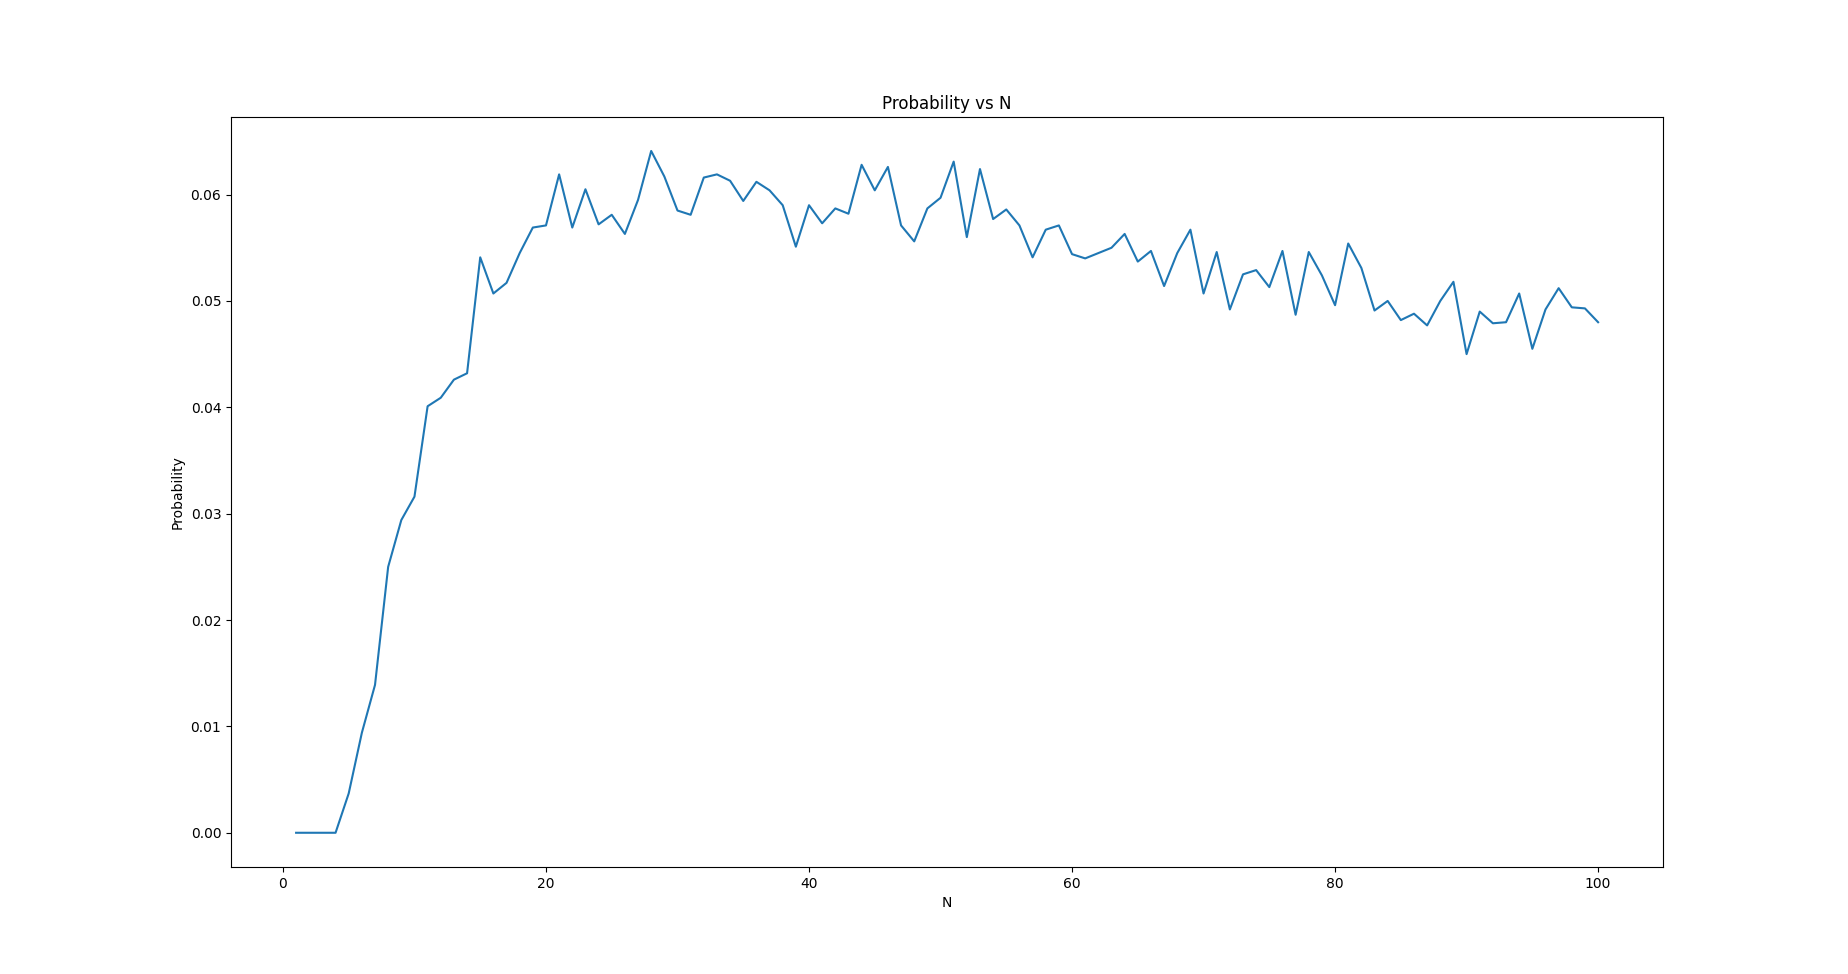

This figure's Python source:
import matplotlib.pyplot as plt
import numpy as np
from random import randint

a = -(((2021101113)%5)+1)
b = ((2021101113)%5)+1

P = np.zeros(100)
rounds = 10000

for N in range(100):
    for i in range(rounds):
            count1 = a
            count2 = b
            for j in range(N):
                x = randint(0,1)
                y = randint(0,1)
                # 1 for +1 and 0 for -1
                count1 += (2*x-1)
                count2 += (2*y-1)
            if(count1==count2):
                 P[N]=P[N]+1
def Division(num):
    return num/10000.00
vectorize_array = np.vectorize(Division)
plt.plot(range(1,101),vectorize_array(P))
plt.xlabel("N")
plt.ylabel("Probability")
plt.title("Probability vs N")
plt.show()
